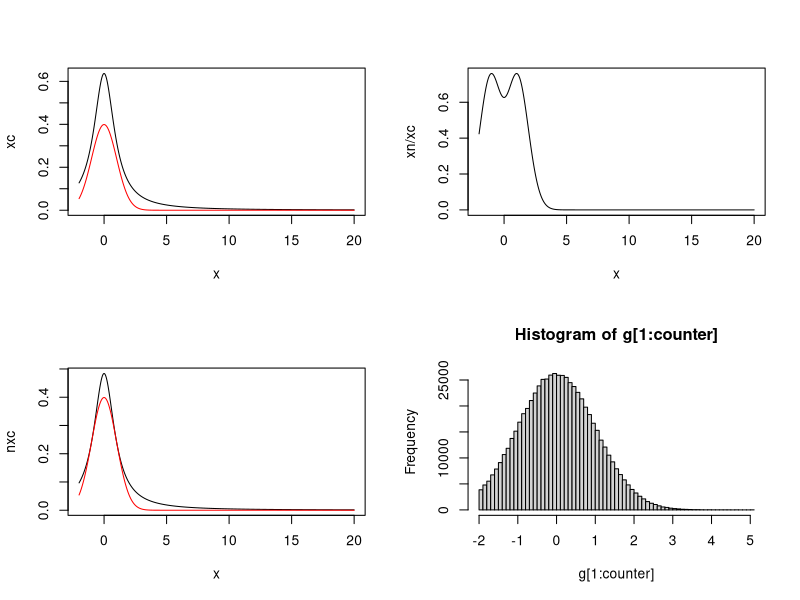

Reproduce this figure in R.
x <- seq(-2,20,0.01)
par(mfrow=c(2,2))

xc=2*dcauchy(x,0,1)
xn=dnorm(x,0,1)

plot(x,xc,type="l")
lines(x,xn,col="red")

plot(x,xn/xc,type="l")
M=max(xn/xc)

nxc=M*2*dcauchy(x,0,1)
plot(x,nxc,type="l")
lines(x,xn,col="red")

n=1000000
rr=rcauchy(n,0,1)
u=runif(n)
g=rep(0,n)
counter=0

for ( i in 1:n)
	{
		if(rr[i]>-2){
        	if(u[i]*M*2*dcauchy(rr[i],0,1)<=dnorm(rr[i],0,1))
			{
	 		counter=counter+1
	 		g[counter]=rr[i]	
			}	}
	}

hist(g[1:counter],breaks= 100)

